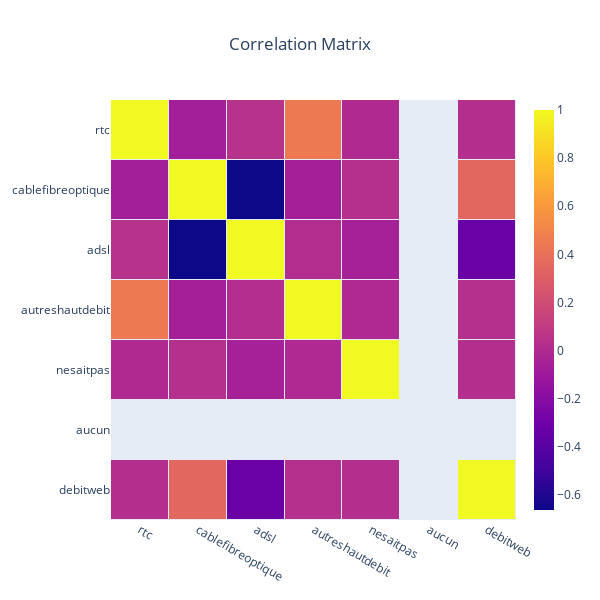

Notebook code for this chart:
### Markdown cell above
### Corrélation

On va vérifier la corrélation entre les diffèrentes variables

### Code cell
columns_names = df_web.columns

heat = go.Heatmap(
    z = df_web.corr(),
    x = columns_names,
    y = columns_names,
    xgap = 1, ygap = 1,
    colorbar_thickness=20,
    colorbar_ticklen=3,
    hovertext = df_web.corr(),
    hoverinfo='text'
)

layout = go.Layout(
    title_text= "Correlation Matrix",
    title_x = 0.5,
    width=600, height=600,
    xaxis_showgrid=False,
    yaxis_showgrid=False,
    yaxis_autorange='reversed'
)

fig = go.Figure(data=[heat], layout=layout)
fig.show()

### Figure 1 — Plotly figure (JSON) as saved in the notebook; plotly's stock layout.template omitted (floating-point values rounded to 4 significant figures)
{"data": [{"colorbar": {"thickness": 20, "ticklen": 3}, "hoverinfo": "text", "hovertext": [[1, -0.06812, 0.04577, 0.4451, -0.00232, null, 0.02472], [-0.06812, 1, -0.6621, -0.06121, 0.03406, null, 0.353], [0.04577, -0.6621, 1, 0.01615, -0.05069, null, -0.3257], [0.4451, -0.06121, 0.01615, 1, -0.005212, null, 0.02945], [-0.00232, 0.03406, -0.05069, -0.005212, 1, null, 0.02472], [null, null, null, null, null, null, null], [0.02472, 0.353, -0.3257, 0.02945, 0.02472, null, 1]], "type": "heatmap", "x": ["rtc", "cablefibreoptique", "adsl", "autreshautdebit", "nesaitpas", "aucun", "debitweb"], "xgap": 1, "y": ["rtc", "cablefibreoptique", "adsl", "autreshautdebit", "nesaitpas", "aucun", "debitweb"], "ygap": 1, "z": [[1, -0.06812, 0.04577, 0.4451, -0.00232, null, 0.02472], [-0.06812, 1, -0.6621, -0.06121, 0.03406, null, 0.353], [0.04577, -0.6621, 1, 0.01615, -0.05069, null, -0.3257], [0.4451, -0.06121, 0.01615, 1, -0.005212, null, 0.02945], [-0.00232, 0.03406, -0.05069, -0.005212, 1, null, 0.02472], [null, null, null, null, null, null, null], [0.02472, 0.353, -0.3257, 0.02945, 0.02472, null, 1]]}], "layout": {"height": 600, "title": {"text": "Correlation Matrix", "x": 0.5}, "width": 600, "xaxis": {"showgrid": false}, "yaxis": {"autorange": "reversed", "showgrid": false}}}
